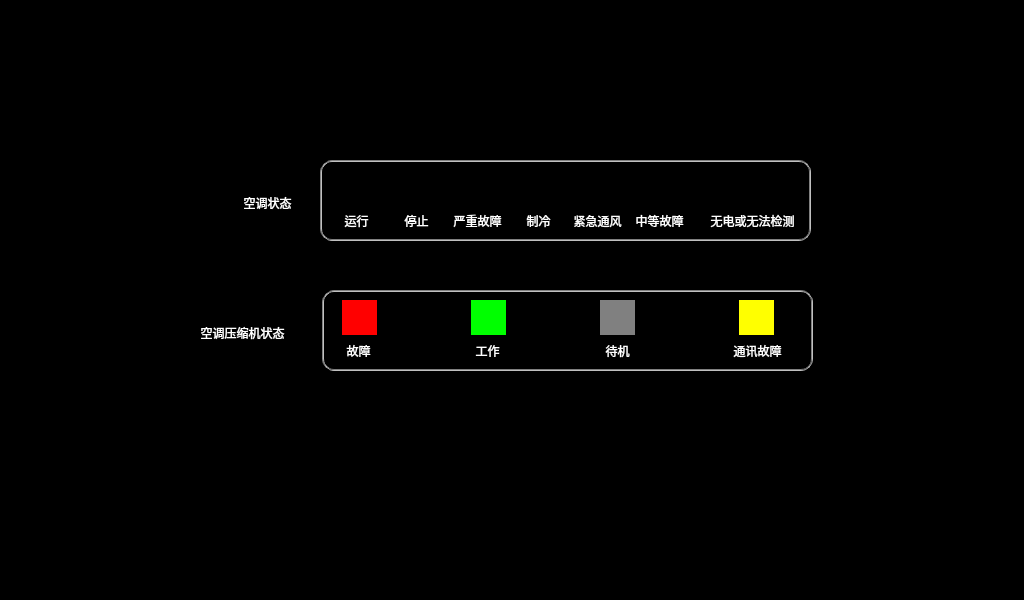
<?xml version="1.0" encoding="UTF-8"?>
<ui version="4.0">
 <class>AirConditionerHelp</class>
 <widget class="QWidget" name="AirConditionerHelp">
  <property name="geometry">
   <rect>
    <x>0</x>
    <y>0</y>
    <width>1024</width>
    <height>600</height>
   </rect>
  </property>
  <property name="windowTitle">
   <string>Form</string>
  </property>
  <property name="styleSheet">
   <string notr="true">QLabel
{
	color: white;
	border: 2px groove, gray;
    border-color: gray;
	font: 18px, &quot;微软雅黑&quot;;
}

QWidget
{
	background-color: black;
}

QPushButton
{
	font: 18px, &quot;微软雅黑&quot;;
    color: black;
	background-color: rgb(113, 113, 198);
	border:1px solid white;
	border-radius: 5px;
}</string>
  </property>
  <widget class="QLabel" name="label_11">
   <property name="geometry">
    <rect>
     <x>520</x>
     <y>170</y>
     <width>35</width>
     <height>35</height>
    </rect>
   </property>
   <property name="styleSheet">
    <string notr="true">border: 0px;
border-image: url(:/images/airConditionerCool.png);</string>
   </property>
   <property name="text">
    <string/>
   </property>
   <property name="alignment">
    <set>Qt::AlignLeading|Qt::AlignLeft|Qt::AlignVCenter</set>
   </property>
  </widget>
  <widget class="QLabel" name="label_18">
   <property name="geometry">
    <rect>
     <x>572</x>
     <y>210</y>
     <width>51</width>
     <height>21</height>
    </rect>
   </property>
   <property name="styleSheet">
    <string notr="true">border: 0px;
background-color: transparent;
font: 13px &quot;微软雅黑&quot;;</string>
   </property>
   <property name="text">
    <string>紧急通风</string>
   </property>
   <property name="alignment">
    <set>Qt::AlignCenter</set>
   </property>
  </widget>
  <widget class="QLabel" name="label_16">
   <property name="geometry">
    <rect>
     <x>452</x>
     <y>210</y>
     <width>51</width>
     <height>21</height>
    </rect>
   </property>
   <property name="styleSheet">
    <string notr="true">border: 0px;
background-color: transparent;
font: 13px &quot;微软雅黑&quot;;</string>
   </property>
   <property name="text">
    <string>严重故障</string>
   </property>
   <property name="alignment">
    <set>Qt::AlignCenter</set>
   </property>
  </widget>
  <widget class="QLabel" name="label_36">
   <property name="geometry">
    <rect>
     <x>321</x>
     <y>210</y>
     <width>71</width>
     <height>21</height>
    </rect>
   </property>
   <property name="styleSheet">
    <string notr="true">border: 0px;
background-color: transparent;
font: 13px &quot;微软雅黑&quot;;</string>
   </property>
   <property name="text">
    <string>运行</string>
   </property>
   <property name="alignment">
    <set>Qt::AlignCenter</set>
   </property>
  </widget>
  <widget class="QLabel" name="label_21">
   <property name="geometry">
    <rect>
     <x>600</x>
     <y>300</y>
     <width>35</width>
     <height>35</height>
    </rect>
   </property>
   <property name="styleSheet">
    <string notr="true">border: 0px;
background-color: gray;</string>
   </property>
   <property name="text">
    <string/>
   </property>
   <property name="alignment">
    <set>Qt::AlignLeading|Qt::AlignLeft|Qt::AlignVCenter</set>
   </property>
  </widget>
  <widget class="QLabel" name="label_37">
   <property name="geometry">
    <rect>
     <x>340</x>
     <y>170</y>
     <width>35</width>
     <height>35</height>
    </rect>
   </property>
   <property name="styleSheet">
    <string notr="true">border: 0px;
border-image: url(:/images/airConditionerRun.png);</string>
   </property>
   <property name="text">
    <string/>
   </property>
   <property name="alignment">
    <set>Qt::AlignLeading|Qt::AlignLeft|Qt::AlignVCenter</set>
   </property>
  </widget>
  <widget class="QLabel" name="label_38">
   <property name="geometry">
    <rect>
     <x>342</x>
     <y>300</y>
     <width>35</width>
     <height>35</height>
    </rect>
   </property>
   <property name="styleSheet">
    <string notr="true">border: 0px;
background-color: red;</string>
   </property>
   <property name="text">
    <string/>
   </property>
   <property name="alignment">
    <set>Qt::AlignLeading|Qt::AlignLeft|Qt::AlignVCenter</set>
   </property>
  </widget>
  <widget class="QLabel" name="label_39">
   <property name="geometry">
    <rect>
     <x>323</x>
     <y>340</y>
     <width>71</width>
     <height>21</height>
    </rect>
   </property>
   <property name="styleSheet">
    <string notr="true">border: 0px;
background-color: transparent;
font: 13px &quot;微软雅黑&quot;;</string>
   </property>
   <property name="text">
    <string>故障</string>
   </property>
   <property name="alignment">
    <set>Qt::AlignCenter</set>
   </property>
  </widget>
  <widget class="QLabel" name="label_10">
   <property name="geometry">
    <rect>
     <x>460</x>
     <y>170</y>
     <width>35</width>
     <height>35</height>
    </rect>
   </property>
   <property name="styleSheet">
    <string notr="true">border: 0px;
border-image: url(:/images/airConditionerMajorError.png);</string>
   </property>
   <property name="text">
    <string/>
   </property>
   <property name="alignment">
    <set>Qt::AlignLeading|Qt::AlignLeft|Qt::AlignVCenter</set>
   </property>
  </widget>
  <widget class="QLabel" name="label_9">
   <property name="geometry">
    <rect>
     <x>400</x>
     <y>170</y>
     <width>35</width>
     <height>35</height>
    </rect>
   </property>
   <property name="styleSheet">
    <string notr="true">border: 0px;
border-image: url(:/images/airConditionerStop.png);</string>
   </property>
   <property name="text">
    <string/>
   </property>
   <property name="alignment">
    <set>Qt::AlignLeading|Qt::AlignLeft|Qt::AlignVCenter</set>
   </property>
  </widget>
  <widget class="QLabel" name="label_26">
   <property name="geometry">
    <rect>
     <x>452</x>
     <y>340</y>
     <width>71</width>
     <height>21</height>
    </rect>
   </property>
   <property name="styleSheet">
    <string notr="true">border: 0px;
background-color: transparent;
font: 13px &quot;微软雅黑&quot;;</string>
   </property>
   <property name="text">
    <string>工作</string>
   </property>
   <property name="alignment">
    <set>Qt::AlignCenter</set>
   </property>
  </widget>
  <widget class="QLabel" name="label_107">
   <property name="geometry">
    <rect>
     <x>322</x>
     <y>290</y>
     <width>491</width>
     <height>81</height>
    </rect>
   </property>
   <property name="styleSheet">
    <string notr="true">border-radius: 12px;</string>
   </property>
   <property name="text">
    <string/>
   </property>
   <property name="alignment">
    <set>Qt::AlignCenter</set>
   </property>
  </widget>
  <widget class="QLabel" name="label_19">
   <property name="geometry">
    <rect>
     <x>692</x>
     <y>210</y>
     <width>121</width>
     <height>21</height>
    </rect>
   </property>
   <property name="styleSheet">
    <string notr="true">border: 0px;
background-color: transparent;
font: 13px &quot;微软雅黑&quot;;</string>
   </property>
   <property name="text">
    <string>无电或无法检测</string>
   </property>
   <property name="alignment">
    <set>Qt::AlignCenter</set>
   </property>
  </widget>
  <widget class="QLabel" name="label_17">
   <property name="geometry">
    <rect>
     <x>503</x>
     <y>210</y>
     <width>71</width>
     <height>21</height>
    </rect>
   </property>
   <property name="styleSheet">
    <string notr="true">border: 0px;
background-color: transparent;
font: 13px &quot;微软雅黑&quot;;</string>
   </property>
   <property name="text">
    <string>制冷</string>
   </property>
   <property name="alignment">
    <set>Qt::AlignCenter</set>
   </property>
  </widget>
  <widget class="QLabel" name="label_3">
   <property name="geometry">
    <rect>
     <x>172</x>
     <y>308</y>
     <width>141</width>
     <height>50</height>
    </rect>
   </property>
   <property name="styleSheet">
    <string notr="true">border: 0px;</string>
   </property>
   <property name="text">
    <string>空调压缩机状态</string>
   </property>
   <property name="alignment">
    <set>Qt::AlignCenter</set>
   </property>
  </widget>
  <widget class="QLabel" name="label_30">
   <property name="geometry">
    <rect>
     <x>642</x>
     <y>170</y>
     <width>35</width>
     <height>35</height>
    </rect>
   </property>
   <property name="styleSheet">
    <string notr="true">border: 0px;
border-image: url(:/images/airConditionerMinorError.png);</string>
   </property>
   <property name="text">
    <string/>
   </property>
   <property name="alignment">
    <set>Qt::AlignLeading|Qt::AlignLeft|Qt::AlignVCenter</set>
   </property>
  </widget>
  <widget class="QLabel" name="label_15">
   <property name="geometry">
    <rect>
     <x>381</x>
     <y>210</y>
     <width>71</width>
     <height>21</height>
    </rect>
   </property>
   <property name="styleSheet">
    <string notr="true">border: 0px;
background-color: transparent;
font: 13px &quot;微软雅黑&quot;;</string>
   </property>
   <property name="text">
    <string>停止</string>
   </property>
   <property name="alignment">
    <set>Qt::AlignCenter</set>
   </property>
  </widget>
  <widget class="QLabel" name="label_14">
   <property name="geometry">
    <rect>
     <x>471</x>
     <y>300</y>
     <width>35</width>
     <height>35</height>
    </rect>
   </property>
   <property name="styleSheet">
    <string notr="true">border: 0px;
background-color: rgb(0, 255, 0);</string>
   </property>
   <property name="text">
    <string/>
   </property>
   <property name="alignment">
    <set>Qt::AlignLeading|Qt::AlignLeft|Qt::AlignVCenter</set>
   </property>
  </widget>
  <widget class="QLabel" name="label_28">
   <property name="geometry">
    <rect>
     <x>739</x>
     <y>300</y>
     <width>35</width>
     <height>35</height>
    </rect>
   </property>
   <property name="styleSheet">
    <string notr="true">border: 0px;
background-color: yellow;</string>
   </property>
   <property name="text">
    <string/>
   </property>
   <property name="alignment">
    <set>Qt::AlignLeading|Qt::AlignLeft|Qt::AlignVCenter</set>
   </property>
  </widget>
  <widget class="QLabel" name="label_29">
   <property name="geometry">
    <rect>
     <x>634</x>
     <y>210</y>
     <width>51</width>
     <height>21</height>
    </rect>
   </property>
   <property name="styleSheet">
    <string notr="true">border: 0px;
background-color: transparent;
font: 13px &quot;微软雅黑&quot;;</string>
   </property>
   <property name="text">
    <string>中等故障</string>
   </property>
   <property name="alignment">
    <set>Qt::AlignCenter</set>
   </property>
  </widget>
  <widget class="QLabel" name="label_2">
   <property name="geometry">
    <rect>
     <x>222</x>
     <y>178</y>
     <width>91</width>
     <height>50</height>
    </rect>
   </property>
   <property name="styleSheet">
    <string notr="true">border: 0px;</string>
   </property>
   <property name="text">
    <string>空调状态</string>
   </property>
   <property name="alignment">
    <set>Qt::AlignCenter</set>
   </property>
  </widget>
  <widget class="QLabel" name="label_106">
   <property name="geometry">
    <rect>
     <x>320</x>
     <y>160</y>
     <width>491</width>
     <height>81</height>
    </rect>
   </property>
   <property name="styleSheet">
    <string notr="true">border-radius: 12px;</string>
   </property>
   <property name="text">
    <string/>
   </property>
   <property name="alignment">
    <set>Qt::AlignCenter</set>
   </property>
  </widget>
  <widget class="QLabel" name="label_25">
   <property name="geometry">
    <rect>
     <x>592</x>
     <y>340</y>
     <width>51</width>
     <height>21</height>
    </rect>
   </property>
   <property name="styleSheet">
    <string notr="true">border: 0px;
background-color: transparent;
font: 13px &quot;微软雅黑&quot;;</string>
   </property>
   <property name="text">
    <string>待机</string>
   </property>
   <property name="alignment">
    <set>Qt::AlignCenter</set>
   </property>
  </widget>
  <widget class="QLabel" name="label_27">
   <property name="geometry">
    <rect>
     <x>722</x>
     <y>340</y>
     <width>71</width>
     <height>21</height>
    </rect>
   </property>
   <property name="styleSheet">
    <string notr="true">border: 0px;
background-color: transparent;
font: 13px &quot;微软雅黑&quot;;</string>
   </property>
   <property name="text">
    <string>通讯故障</string>
   </property>
   <property name="alignment">
    <set>Qt::AlignCenter</set>
   </property>
  </widget>
  <widget class="QLabel" name="label_13">
   <property name="geometry">
    <rect>
     <x>734</x>
     <y>170</y>
     <width>35</width>
     <height>35</height>
    </rect>
   </property>
   <property name="styleSheet">
    <string notr="true">border: 0px;
border-image: url(:/images/airConditionerNoPower.png);</string>
   </property>
   <property name="text">
    <string/>
   </property>
   <property name="alignment">
    <set>Qt::AlignLeading|Qt::AlignLeft|Qt::AlignVCenter</set>
   </property>
  </widget>
  <widget class="QLabel" name="label_12">
   <property name="geometry">
    <rect>
     <x>580</x>
     <y>170</y>
     <width>35</width>
     <height>35</height>
    </rect>
   </property>
   <property name="styleSheet">
    <string notr="true">border: 0px;
border-image: url(:/images/airConditionerVentilate.png);</string>
   </property>
   <property name="text">
    <string/>
   </property>
   <property name="alignment">
    <set>Qt::AlignLeading|Qt::AlignLeft|Qt::AlignVCenter</set>
   </property>
  </widget>
  <zorder>label_106</zorder>
  <zorder>label_107</zorder>
  <zorder>label_11</zorder>
  <zorder>label_18</zorder>
  <zorder>label_16</zorder>
  <zorder>label_36</zorder>
  <zorder>label_21</zorder>
  <zorder>label_37</zorder>
  <zorder>label_38</zorder>
  <zorder>label_39</zorder>
  <zorder>label_10</zorder>
  <zorder>label_9</zorder>
  <zorder>label_26</zorder>
  <zorder>label_19</zorder>
  <zorder>label_17</zorder>
  <zorder>label_3</zorder>
  <zorder>label_30</zorder>
  <zorder>label_15</zorder>
  <zorder>label_14</zorder>
  <zorder>label_28</zorder>
  <zorder>label_29</zorder>
  <zorder>label_2</zorder>
  <zorder>label_25</zorder>
  <zorder>label_27</zorder>
  <zorder>label_13</zorder>
  <zorder>label_12</zorder>
 </widget>
 <resources/>
 <connections/>
</ui>
